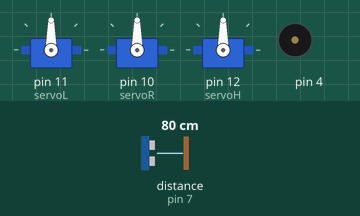
Simulated run of this sketch. Board: Arduino Uno, built with avr-gcc and run on an emulated ATmega328P. On the bench: 3 × servo, buzzer (waves = sounding). Wiring (inferred from the names in the program): ultrasonic range finder: trigger pin 7; echo pin 7. The inputs (shaded band) are chosen by the test bench; at power-on: distance to the obstacle (sensor on pin 7) 80 cm. The echo pulse lasts 58.3 µs per cm; what the sketch prints to the serial monitor is not drawn.

Above: at 2.2 s.
2.3 s: distance to the obstacle (sensor on pin 7) set to 12 cm
5.3 s: distance to the obstacle (sensor on pin 7) set to 9 cm
At 6.62 s:
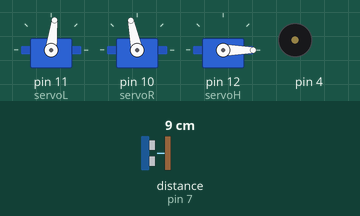
8.3 s: distance to the obstacle (sensor on pin 7) set to 18 cm
At 8.91 s:
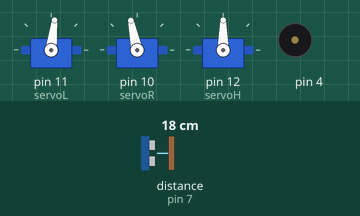
11.3 s: distance to the obstacle (sensor on pin 7) set to 2 cm
At 14.09 s:
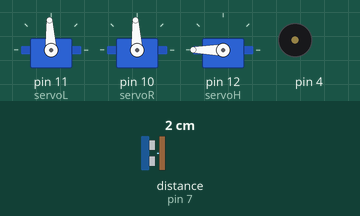
Timing chart, 0 to 15.3 s (numbered marks = the images above; inputs shaded):
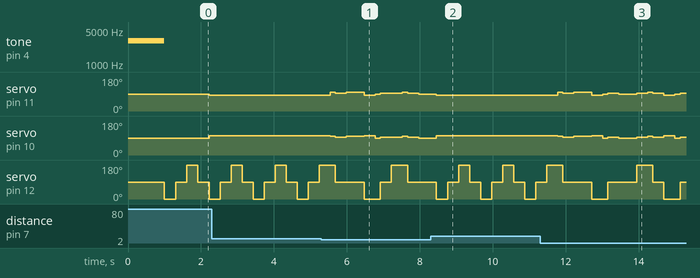

The sketch:

sketch_dec06a.ino
```cpp
/*
  PingSensor

  by Emilie Karon KLefbom
  07/12/2017
*/

#include <Servo.h>
 Servo servoL;
 Servo servoR;
 Servo servoH;

 //Last seen distance
 int front, left, right;
 const int pingPin = 7;

void setup() {
  // initialize serial communication:
  Serial.begin(9600);

  //Attach all motors
  servoAttach();

  // Play tone for 1 second
  tone(4, 3000, 1000);
  delay(1000);
}

void loop() {
  servoH.write(0);
  delay(300);
  right = check();
  rightcheck();
  servoH.write(90);
  delay(300);
  front = check();
  frontcheck();
  servoH.write(180);
  delay(300);
  left = check();
  leftcheck();
  servoH.write(90);
  delay(300);
  front = check();
  frontcheck();
  forward();
}

long microsecondsToCentimeters(long microseconds) {
  // The speed of sound is 340 m/s or 29 microseconds per centimeter.
  return microseconds / 29 / 2;
}

int check(){
  // establish variables for duration of the ping, and the distance result
  // in centimeters:
  long duration, cm;

  // The PING))) is triggered by a HIGH pulse of 2 or more microseconds.
  // Give a short LOW pulse beforehand to ensure a clean HIGH pulse:
  pinMode(pingPin, OUTPUT);
  digitalWrite(pingPin, LOW);
  delayMicroseconds(2);
  digitalWrite(pingPin, HIGH);
  delayMicroseconds(5);
  digitalWrite(pingPin, LOW);

  // The same pin is used to read the signal from the detector: a HIGH pulse
  // whose duration is the time (in microseconds) from the sending of the ping
  // to the reception of its echo off of an object.
  pinMode(pingPin, INPUT);
  duration = pulseIn(pingPin, HIGH);

  // convert the time into a distance
  cm = microsecondsToCentimeters(duration);

  Serial.print(cm);
  Serial.print("cm");
  Serial.println();
  return cm;
}

//If an object is closer than 10cm in front then
//compare left right and turn
void frontcheck(){
  if(front < 10){
    if(left > right){
      turnDL(90);
    }else if(right > left){
      turnDR(90);
    }
  }
}

//if an object is closer than 18cm on the left: turn right
void leftcheck(){
  if(left < 10){
    turnDR(30);
    Serial.print("left");
  }
}

//if an object is closer than 18cm on the right: turn left
void rightcheck(){
  if(right < 10){
    turnDL(30);
    Serial.print("right");
  }
}
```

movefun.ino
```cpp
void servoAttach(){
  servoL.attach(11);
  servoR.attach(10);
  servoH.attach(12);
}


 //Drive backwards without stop
void backwards()
{
servoL.writeMicroseconds(1600); // Left wheel counterclockwise
servoR.writeMicroseconds(1400); // Right wheel clockwise

}

//Drive forward without stop
void forward()
{

servoL.writeMicroseconds(1400); // Left wheel clockwise
servoR.writeMicroseconds(1600-5); // Right wheel counterclockwise

}


void turnTL(int time) // Left turn function
{
servoL.writeMicroseconds(1450); // Left wheel clockwise
servoR.writeMicroseconds(1450); // Right wheel clockwise
delay(time); // Maneuver for time ms
servoStop();
}

void turnDL(int deg) // Right turn degrees
{
  int t = (deg / 0.176);
  t-=25;
  turnTL(t);
}

void turnTR(int time) // Right turn function
{
servoL.writeMicroseconds(1550); // Left wheel counterclockwise
servoR.writeMicroseconds(1550); // Right wheel counterclockwise
delay(time); // Maneuver for time ms
servoStop();
}

void turnDR(int deg) // Right turn degrees
{
  int t = (deg / 0.176);
  t -=25;
  turnTR(t);
}

void turnDeg(int deg) // Right turn degrees
{
  if(deg >0 ){
  turnDR(deg);
  }
  else{
  turnDL(-deg);
    }
}

void servoDisable() // Halt servo signals
{
servoL.detach(); // Stop sending servo signals
servoR.detach();
}

void servoStop(){
  servoL.writeMicroseconds(1500);
  servoR.writeMicroseconds(1500);
}
```

Measured:
- the behaviour switches between 11 and 10 cm on distance to the obstacle (sensor on pin 7) (found by bisection; images 0 and 1)
- after the input at 5.3 s, servo on pin 11 (servoL): 83° → 98° after 0.24 s, → 93° 0.15 s later, → 98° 0.30 s later, → 83° 0.49 s later, … (9 changes in this stretch); servo on pin 10 (servoR): 102° → 98° after 0.24 s, → 93° 0.15 s later, → 98° 0.30 s later, → 102° 0.49 s later, … (9 changes in this stretch)
- after the input at 8.3 s, servo on pin 11 (servoL): goes on until 8.5 s, then stays 83°; servo on pin 10 (servoR): goes on until 8.5 s, then stays 102°
- after the input at 11.3 s, servo on pin 11 (servoL): 83° → 98° after 0.48 s, → 93° 0.15 s later, → 98° 0.30 s later, → 83° 0.49 s later, … (13 changes in this stretch); servo on pin 10 (servoR): 102° → 98° after 0.48 s, → 93° 0.15 s later, → 98° 0.30 s later, → 102° 0.49 s later, … (13 changes in this stretch)
